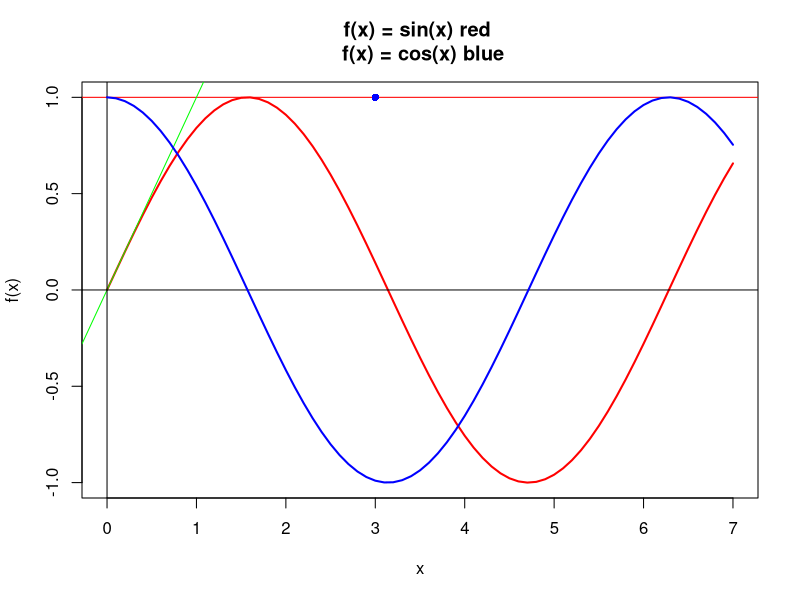

The R source for this figure:
# Exercice 1
init <- 1:10
init

# Exercice 2
c(1, 2, 3, 4, 5) -> x
x
x[2] # pour obtenir l'element d’indice 2 du vecteur x
x[c(2, 4)] # pour obtenir les elements d’indices 2 et 4.
x[-2] # pour obtenir tous les elements sauf l'element d'indice 2.

y <- c(2, 4, 6, 8, 10)
label <- c("a", "b", "c", "d", "e")

matrix(c(x, y), ncol = 2, byrow = F) -> A
cbind(x, y) -> A2
A[1, 2] # row 1, column 2
A[, 1] # all rows, column 1
A[2, ] # row 2, all columns
un <- rep(1, 5)
matrix(c(x, y, un), ncol = 3, byrow = F) -> B # B is a matrix with 3 columns, x, y and un

# Exercice 3
x / 5 # Multiplier ou diviser par un scalaire
x + 2 # Ajouter un scalaire
sum(x) # Sommer en cumulant
cumsum(x) # Sommer en pas
length(x) # Dimension
sqrt(x) # Calculer la racine
x^3 # Calculer une puissance
c()
c(x, 6) # Agrandir
c(x, 1, 1, 1, 1, 1)
c(x, rep(1, 5))
c(x, c(1, 1, 1, 1, 1))
seq(1, 10, 2)
seq(from = 1, to = 10, by = 2)
x > 0
which(x > 0)
length(which(x > 0))
which(x != 2)
x > 0 & x < 2
sum(x > 0 & x < 2)

# Exercice 4
x + y # Ajouter des vecteurs
x * y # Multiplier des vecteurs
cbind(x, y) # Reunir deux vecteurs
rbind(x, y)
t(cbind(x, y)) # t() transpose une matrice

# Exercice 5
sum(A) # calcule la somme des elements de A
A + 1 # ajoute 1 a chaque element de A
A * A # Produit
c(1, 2) -> a
A %*% a
t(a) %*% t(A)

# Exercice 6
x_ <- sum(x) / length(x)
s2_x <- (sum(x^2) / length(x)) - (x_)^2

c <- length(which(x <= 2))
ex6_2 <- c / length(x)

ex6_3 <- length(which(x > y))

matrix(c(2, 1, 1, 2), nrow = 2) -> C
ex6_4 <- A %*% C

# Exercice 7
# Soit la fonction f(x) = sin(x). On se propose ici de tracer son graphe sur [0, 7].
abs <- seq(0, 7, 0.1)
ord <- sin(abs)
# Trace du graphe
plot(abs, ord, type = "l", col = "red", lwd = 2, xlab = "x", ylab = "f(x)", main = "f(x) = sin(x) red \n f(x) = cos(x) blue")
abline(h = 1, col = "red")
abline(a = 0, b = 1, col = "green") # y = bx + a
abline(h = 0, col = "black")
abline(v = 0, col = "black")
points(3, 1, col = "blue", pch = 16)

ord <- cos(abs)
lines(abs, ord, col = "blue", lwd = 2)

# Exercice 8
read.table("apnee.csv", header = T, sep = ",") -> apnee
summary(apnee) # donne des informations sur les variables

read.table("cardiaque.csv", header = T, sep = ",") -> cardiaque
cardiaque$tabac # pour acceder a la variable tabac

read.table("her.txt", header = T, sep = "\t") -> her
her[3, 2] # pour acceder a l'element de la 3eme ligne et de la 2eme colonne
her[,2] # pour acceder a la 2eme colonne
her[3,] # pour acceder a la 3eme ligne, toutes les donnee d'une femme
mean(her$sex) # demi femme et demi homme